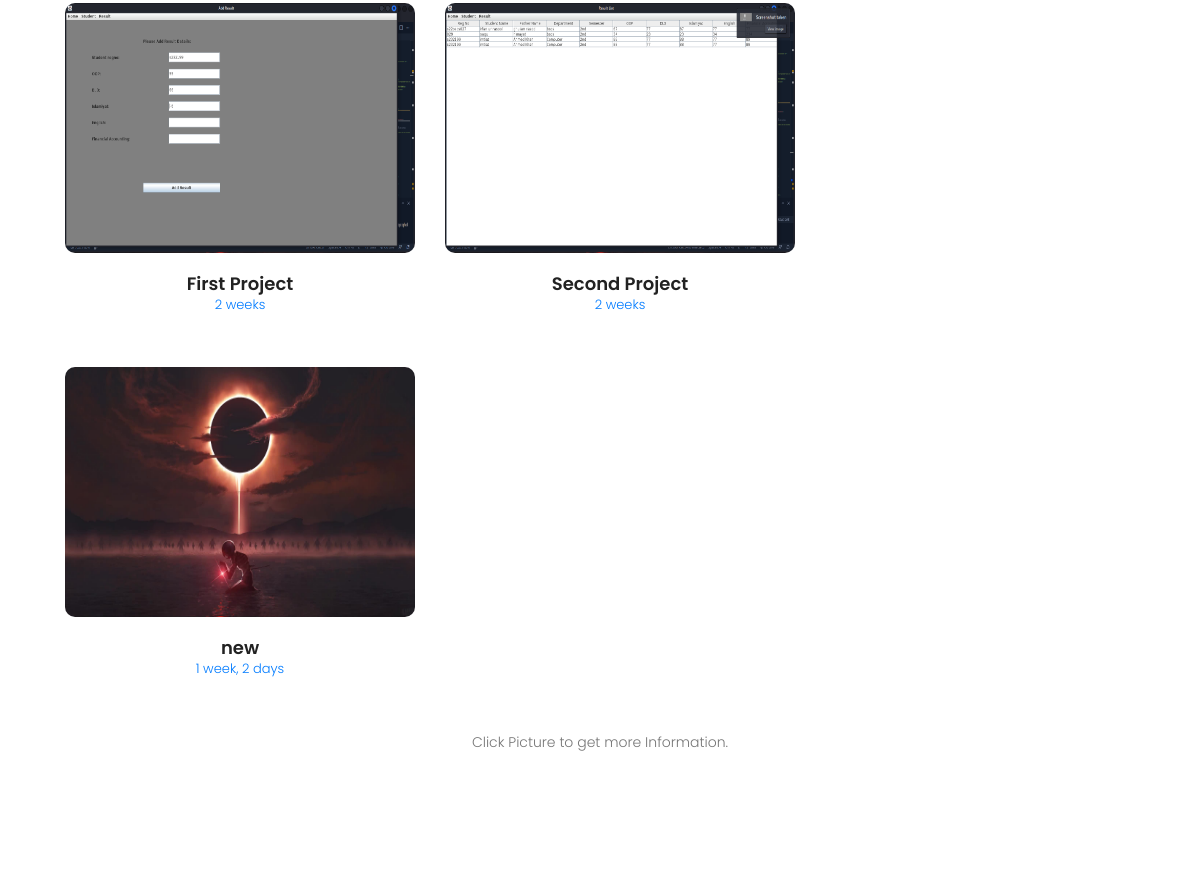
The page /projects/ (middle part) on the database as committed earlier.
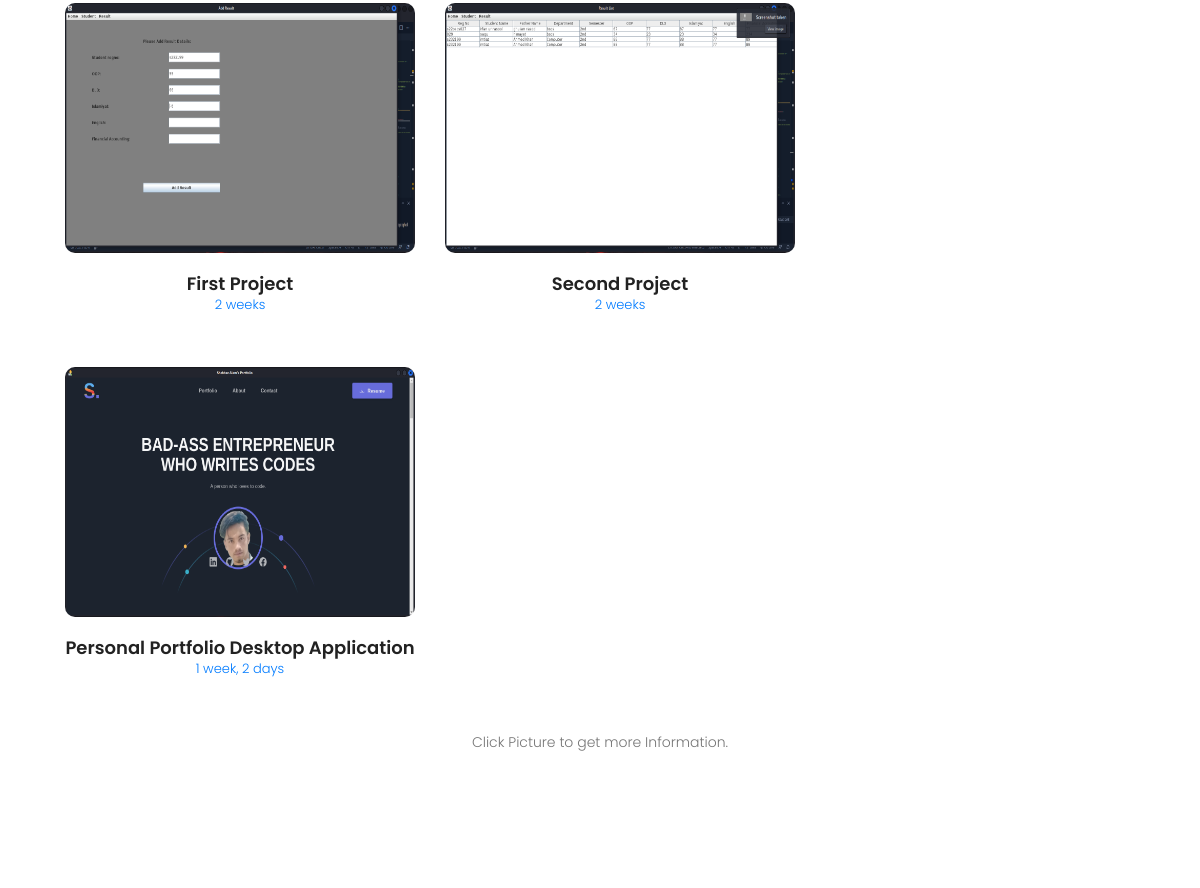
The same page on the database as committed later.
### projects/models.py (models this page shows, shortened)
class Project(models.Model):
    title = models.CharField(max_length=400)
    pub_date = models.DateTimeField(default=datetime.now, blank=True)
    image = models.ImageField(upload_to='static/images/')
    description = models.TextField(blank=True)
    lang = models.TextField(default='other')
    downlink = models.CharField(blank=True, max_length=250)
    demolink = models.CharField(blank=True, max_length=250)
    tags = models.TextField(blank=True)

### projects/views.py (the view)
# urls.py: path('',views.projectindex, name='Project Home'),
def projectindex(request):
    projects = Project.objects.all()
    return render(request,'projectindex.html',{'projects':projects})

### templates/projectindex.html (shortened to what this page needs)
{% extends 'base.html' %}
{% load static %}
{% block body %}
  <section class="portfolio-area section-gap" id="portfolio">
    <div class="container">
        <div class="filters-content">
            <div class="row grid">
                {% for project in projects %}
                <a href="{% url 'details' project.title %}">
                    <div class="single-portfolio col-sm-4 all {{project.lang}}">
                        <div class="item">
                            <img src="{{project.image.url}}" alt="Work 1" style="height: 250px;">
                            <div class="p-inner">
                                <h4>{{ project.title }}</h4>
                            <div class="cat">{{ project.pub_date | timesince }}</div>
                            </div>
                        </div>
                    </div>
                </a>
            {% endfor %}
            </div>
        </div>
    </div>
    <p class="gtp ">Click Picture to get more Information.</p>
  </section>
{% endblock body %}

### templates/base.html (shortened to what this page needs)
{% load static %}
<!DOCTYPE html>
<html lang="zxx" class="no-js">
<head>
    <link rel="stylesheet" href="{% static 'css/linearicons.css' %}">
    <link rel="stylesheet" href="{% static 'css/font-awesome.min.css' %}">
    <link rel="stylesheet" href="{% static 'css/bootstrap.css' %}">
    <link rel="stylesheet" href="{% static 'css/magnific-popup.css' %}">
    <link rel="stylesheet" href="{% static 'css/nice-select.css' %}">
    <link rel="stylesheet" href="{% static 'css/animate.min.css' %}">
    <link rel="stylesheet" href="{% static 'css/owl.carousel.css' %}">
    <link rel="stylesheet" href="{% static 'css/main.css' %}">
</head>
<body>
    <div class="protfolio-wrap">
{% block body %}{% endblock body %}
</div>
</body>
</html>

### static/css/main.css (style rules this page uses)
.gtp { text-align: center; }
body { color: #777777; font-family: "Poppins", sans-serif; font-size: 14px; font-weight: 300; line-height: 1.625em; position: relative; }
a { -webkit-transition: all 0.3s ease 0s; -moz-transition: all 0.3s ease 0s; -o-transition: all 0.3s ease 0s; transition: all 0.3s ease 0s; }
a, a:focus, a:hover { text-decoration: none; outline: 0; }
h1, h2, h3, h4, h5, h6 { font-family: "Poppins", sans-serif; color: #222222; line-height: 1.2em !important; margin-bottom: 0; margin-top: 0; font-weight: 600; }
h4, .h4 { font-size: 18px; }
h4 { font-size: 18px; }
h1, h2, h3, h4, h5, h6 { line-height: 1.5em; }
.protfolio-wrap { margin: 50px; }
.section-gap { padding: 120px 0; }
.filters-content { margin-top: 50px; }
.filters-content .item { text-align: center; cursor: pointer; margin-bottom: 30px; }
.filters-content .item img { border-radius: 10px; }
.filters-content .item .p-inner { padding: 20px 0px; }
.filters-content .item .p-inner .cat { font-size: 13px; }
.portfolio-area .filters-content .item img { max-width: 350px; width: 100%; }

Rows that differ between the two databases and show on the page:
changed Project: image: a different picture; title "new" → "Personal Portfolio Desktop Application"
